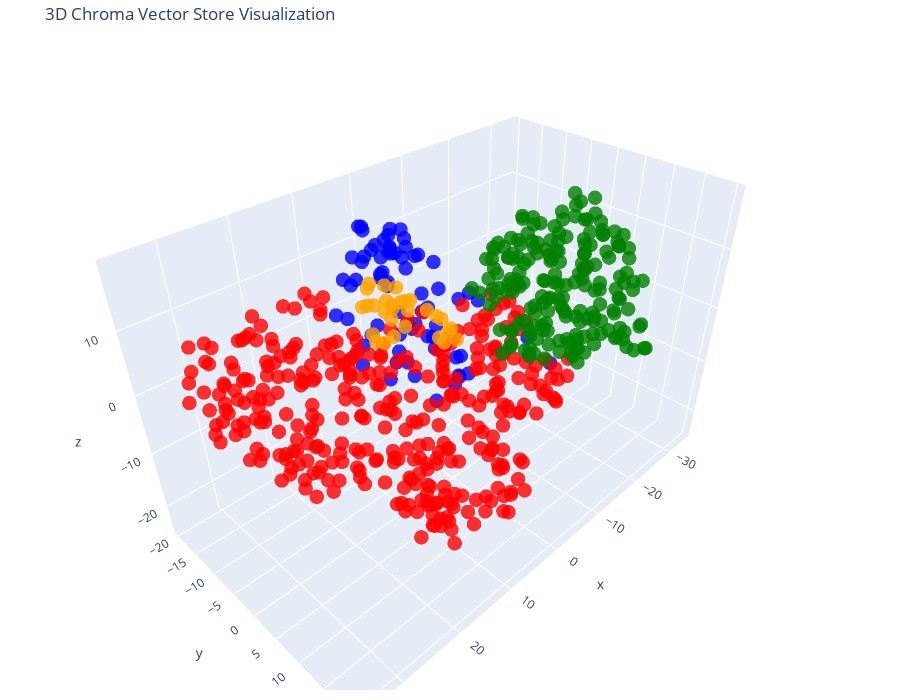

The notebook cell saved with this chart:
### Code cell
tsne = TSNE(n_components=3, random_state=42)
reduced_vectors = tsne.fit_transform(vectors)

# Create the 3D scatter plot
fig = go.Figure(data=[go.Scatter3d(
    x=reduced_vectors[:, 0],
    y=reduced_vectors[:, 1],
    z=reduced_vectors[:, 2],
    mode='markers',
    marker=dict(size=5, color=colors, opacity=0.8),
    text=[f"Type: {t}<br>Text: {d[:100]}..." for t, d in zip(doc_types, documents)],
    hoverinfo='text'
)])

fig.update_layout(
    title='3D Chroma Vector Store Visualization',
    scene=dict(xaxis_title='x', yaxis_title='y', zaxis_title='z'),
    width=900,
    height=700,
    margin=dict(r=10, b=10, l=10, t=40)
)

fig.show()

### Figure 1 — Plotly figure (JSON) as saved in the notebook; plotly's stock layout.template omitted (floating-point values rounded to 4 significant figures; data arrays with more than 128 entries replaced by an {"elided": "..."} marker saying what was removed)
{"data": [{"hoverinfo": "text", "marker": {"color": {"elided": "638 str values"}, "opacity": 0.8, "size": 5}, "mode": "markers", "text": {"elided": "638 str values"}, "type": "scatter3d", "x": {"elided": "638 float values"}, "y": {"elided": "638 float values"}, "z": {"elided": "638 float values"}}], "layout": {"height": 700, "margin": {"b": 10, "l": 10, "r": 10, "t": 40}, "scene": {"xaxis": {"title": {"text": "x"}}, "yaxis": {"title": {"text": "y"}}, "zaxis": {"title": {"text": "z"}}}, "title": {"text": "3D Chroma Vector Store Visualization"}, "width": 900}}
